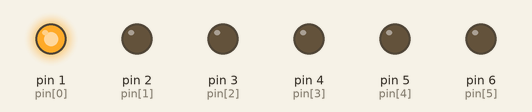
Bench run of a sketch on a simulated Arduino Uno, built with avr-gcc and run on an emulated ATmega328P. On the bench: output pins drawn as LEDs (lit = HIGH).

Above: at 0.12 s.
At 0.63 s:
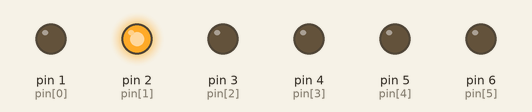
At 1.14 s:
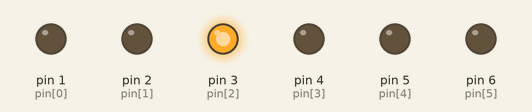
At 2.16 s:
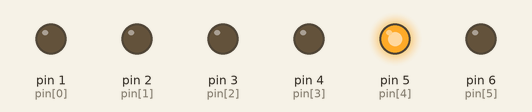
At 3.95 s:
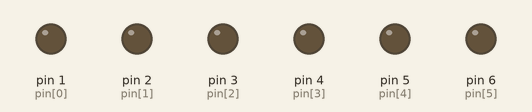
At 7.77 s:
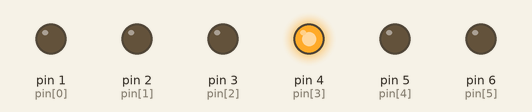
Timing chart, 0 to 8.1 s (numbered marks = the images above):
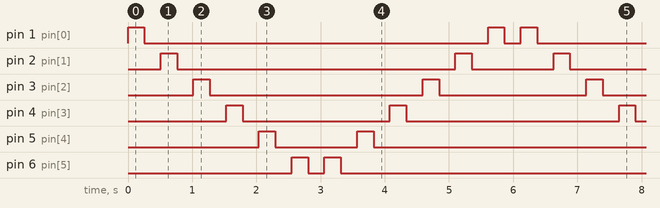

Measured:
- by itself, pin 1 (pin[0]): repeats every 6.1 s: LOW 5.4 s, HIGH 0.26 s, LOW 0.26 s, HIGH 0.26 s
- by itself, pin 2 (pin[1]): repeats every 6.1 s: LOW 4.3 s, HIGH 0.26 s, LOW 1.3 s, HIGH 0.26 s
- by itself, pin 3 (pin[2]): repeats every 6.1 s: LOW 3.3 s, HIGH 0.26 s, LOW 2.3 s, HIGH 0.26 s
- by itself, pin 4 (pin[3]): repeats every 6.1 s: LOW 2.3 s, HIGH 0.26 s, LOW 3.3 s, HIGH 0.26 s
- by itself, pin 5 (pin[4]): repeats every 6.1 s: LOW 1.3 s, HIGH 0.26 s, LOW 4.3 s, HIGH 0.26 s
- by itself, pin 6 (pin[5]): repeats every 6.1 s: LOW 0.26 s, HIGH 0.26 s, LOW 5.4 s, HIGH 0.26 s

The sketch:

3.2-menyala-bergeser.ino
```cpp
const int pin[] = {1,2,3,4,5,6};
void setup() {
 // put your setup code here, to run once:
 for (int i = 0; i < 6; i++) {
 pinMode(pin[i],OUTPUT);
 }
}
void loop() {
 // put your main code here, to run repeatedly:
 for (int i = 0; i < 6; i++) {
 digitalWrite(pin[i],HIGH);
 delay(255);
 digitalWrite(pin[i],LOW);
 delay(255);
 }
 for (int i = 5; i > -1; i--) {
 digitalWrite(pin[i],HIGH);
 delay(255);
 digitalWrite(pin[i],LOW);
 delay(255);
 }
}
```
